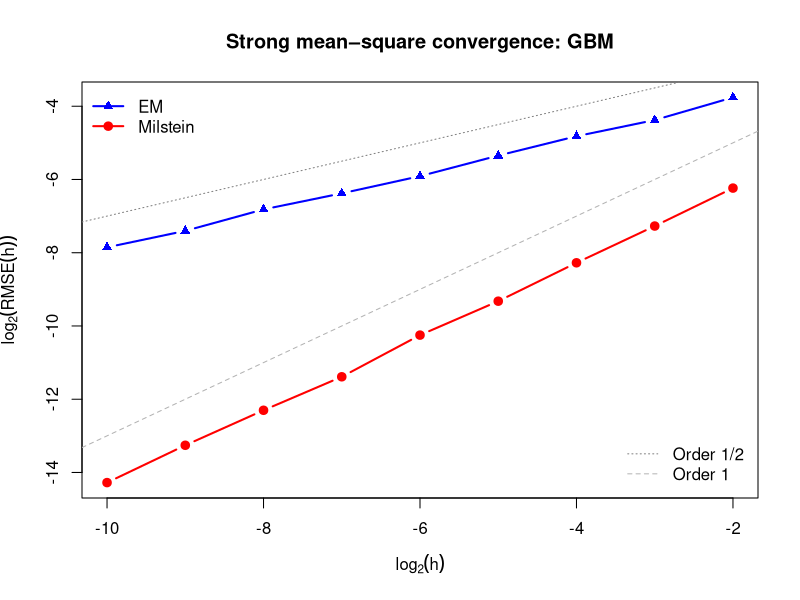

Recreate this plot in R.
rm(list = ls())
library(stats)

## Parameters 
M     <- 1e3              
t_star <- 1
X0    <- 5
mu    <- -0.05
sigma <- 0.20
ell   <- 2:10              
h_vec <- 2^(-ell)          # step sizes

## Helper function
simulate_path_and_errors <- function(h) {
  n <- as.integer(t_star / h)
  
  ## Pre-allocate error vectors
  err_EM  <- numeric(M)
  err_Mil <- numeric(M)
  
  for (m in 1:M) {
    X_EM  <- X0
    X_Mil <- X0
    W_tot <- 0 # --> accumulutate to W_{t*}
    
    ## loop over time steps
    for (k in 1:n) {
      Z   <- rnorm(1)           
      dW  <- sqrt(h) * Z
      W_tot <- W_tot + dW
      
      ## Euler–Maruyama
      X_EM  <- X_EM  + mu * X_EM  * h + sigma * X_EM  * dW
      
      ## Milstein
      X_Mil <- X_Mil + mu * X_Mil * h + sigma * X_Mil * dW +
        0.5 * sigma^2 * X_Mil * (dW^2 - h)
    }
    
    ## Exact endpoint for Brownian motion
    X_exact <- X0 * exp((mu - 0.5 * sigma^2) * t_star + sigma * W_tot)
    
    err_EM[m]  <- (X_EM  - X_exact)^2
    err_Mil[m] <- (X_Mil - X_exact)^2
  }
  
  c(RMSE_EM  = sqrt(mean(err_EM)),
    RMSE_Mil = sqrt(mean(err_Mil)))
}

## Main Monte-Carlo loop over step sizes 
res <- t( sapply(h_vec, simulate_path_and_errors) )
colnames(res) <- c("EM", "Milstein")

## log-log plot
log2_h  <- log2(h_vec)
log2_EM <- log2(res[, "EM"])
log2_Mi <- log2(res[, "Milstein"])

plot(log2_h, log2_EM,
     type = "b", pch = 17, col = "blue", lwd = 2,
     xlab = expression(log[2](h)),
     ylab = expression(log[2](RMSE(h))),
     ylim = range(c(log2_EM, log2_Mi)),
     main = "Strong mean–square convergence: GBM")

lines(log2_h, log2_Mi, type = "b", pch = 19, col = "red", lwd = 2)

legend("topleft", legend = c("EM", "Milstein"),
       col = c("blue", "red"), pch = c(17, 19), lwd = 2, bty = "n",
       inset = 0.01)


guide_line <- function(slope,
                       x_anchor = -10,      # where you want the line to cross
                       y_anchor = -6,       # the vertical position at that x
                       ...) {
  abline(a = y_anchor - slope * x_anchor,   # compute intercept  ‘a’
         b = slope, ...)                    # slope ‘b’ is what matters
}

## Reference
guide_line(0.5, x_anchor = -9, y_anchor = -6.5,
           lty = 3, col = "grey50")
guide_line(1.0, x_anchor = -9, y_anchor = -12,
           lty = 2, col = "grey70")
legend("bottomright",
       legend = c("Order 1/2", "Order 1"),
       lty    = c(3, 2),
       col    = c("grey50", "grey70"),
       bty    = "n",
       inset = 0.01)